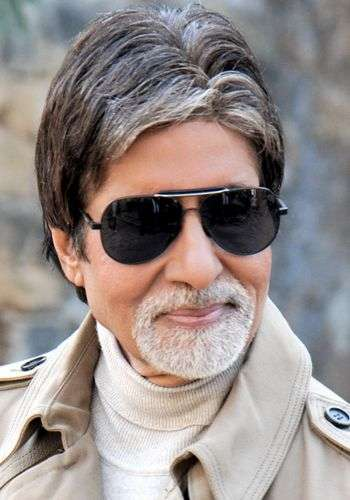
#> input picture server/test_images/amitabh.jpg, 350 x 500 px
$ python util.py
#> lines starting #> are read from the running program, lines starting #| are printed output that depends on the picture
### server/wavelet.py
import numpy as np
import pywt
import cv2

def w2d(img, mode='haar', level=1):
    imArray = img
    #Datatype conversions
    #convert to grayscale
    imArray = cv2.cvtColor( imArray,cv2.COLOR_RGB2GRAY )
    #convert to float
    imArray =  np.float32(imArray)
    imArray /= 255
    # compute coefficients
    coeffs=pywt.wavedec2(imArray, mode, level=level)

    #Process Coefficients
    coeffs_H=list(coeffs)
    coeffs_H[0] *= 0
    # reconstruction
    imArray_H=pywt.waverec2(coeffs_H, mode)
    imArray_H *= 255
    imArray_H =  np.uint8(imArray_H)

    return imArray_H

### server/util.py
import joblib
import json
import numpy as np
import base64
import cv2
from wavelet import w2d

__class_name_to_number = {}
__class_number_to_name = {}

__model = None

def classify_image(image_base64_data, file_path=None):

    imgs = get_cropped_image_if_2_eyes(file_path, image_base64_data)

    result = []
    for img in imgs:
        scalled_raw_img = cv2.resize(img, (32, 32))
        img_har = w2d(img, 'db1', 5)
        scalled_img_har = cv2.resize(img_har, (32, 32))
        combined_img = np.vstack((scalled_raw_img.reshape(32 * 32 * 3, 1), scalled_img_har.reshape(32 * 32, 1)))

        len_image_array = 32 * 32 * 3 + 32 * 32

        final = combined_img.reshape(1,len_image_array).astype(float)
        result.append({
            'class': class_number_to_name(__model.predict(final)[0]),
            'class_probability': np.around(__model.predict_proba(final)*100,2).tolist()[0],

        })
        result.append(__model.predict(final)[0])
    return result

def class_number_to_name(class_num):
    return __class_number_to_name[class_num]

def load_saved_artifacts():

    print("loading saved artifacts...start")
    global __class_name_to_number
    global __class_number_to_name
    with open("./artifacts/class_dictionary.json", "r") as f:

#> (reads server/artifacts/class_dictionary.json from the repository)
        __class_name_to_number = json.load(f)
        __class_number_to_name = {v:k for k,v in __class_name_to_number.items()}

    global __model
    if __model is None:
        with open('./artifacts/saved_model.pkl', 'rb') as f:
#> (reads server/artifacts/saved_model.pkl from the repository)
            __model = joblib.load(f)
    print("loading saved artifacts...done")


def get_cv2_image_from_base64_string(b64str):

    encoded_data = b64str.split(',')[1]
    nparr = np.frombuffer(base64.b64decode(encoded_data), np.uint8)
    img = cv2.imdecode(nparr, cv2.IMREAD_COLOR)
    return img

def get_cropped_image_if_2_eyes(image_path, image_base64_data):
#> called with image_path = './test_images/amitabh.jpg'
    face_cascade = cv2.CascadeClassifier('./opencv/haarcascades/haarcascade_frontalface_default.xml')
    eye_cascade = cv2.CascadeClassifier('./opencv/haarcascades/haarcascade_eye.xml')

    if image_path:
        img = cv2.imread(image_path)
#> img is the input picture: shape (500, 350, 3); mean B, G, R 137.6, 140.2, 150.2
    else:
        img = get_cv2_image_from_base64_string(image_base64_data)

    gray = cv2.cvtColor(img, cv2.COLOR_BGR2GRAY)
    faces = face_cascade.detectMultiScale(gray, 1.3, 5)
#> faces = [[64, 122, 255, 255]]

    cropped_faces = []
    for (x,y,w,h) in faces:
            roi_gray = gray[y:y+h, x:x+w]
            roi_color = img[y:y+h, x:x+w]
            eyes = eye_cascade.detectMultiScale(roi_gray)
            if len(eyes)==2:
                cropped_faces.append(roi_color)
#> this loop made 1 pass
#> after the loop, cropped_faces = []
    return cropped_faces


if __name__ == '__main__':
    load_saved_artifacts()

    print(classify_image(None, "./test_images/amitabh.jpg"))
    print(classify_image(None, "./test_images/sridevi.webp"))
#> call 2 of classify_image, with file_path = './test_images/sridevi.webp'
#> call 2 of get_cropped_image_if_2_eyes, with image_path = './test_images/sridevi.webp'
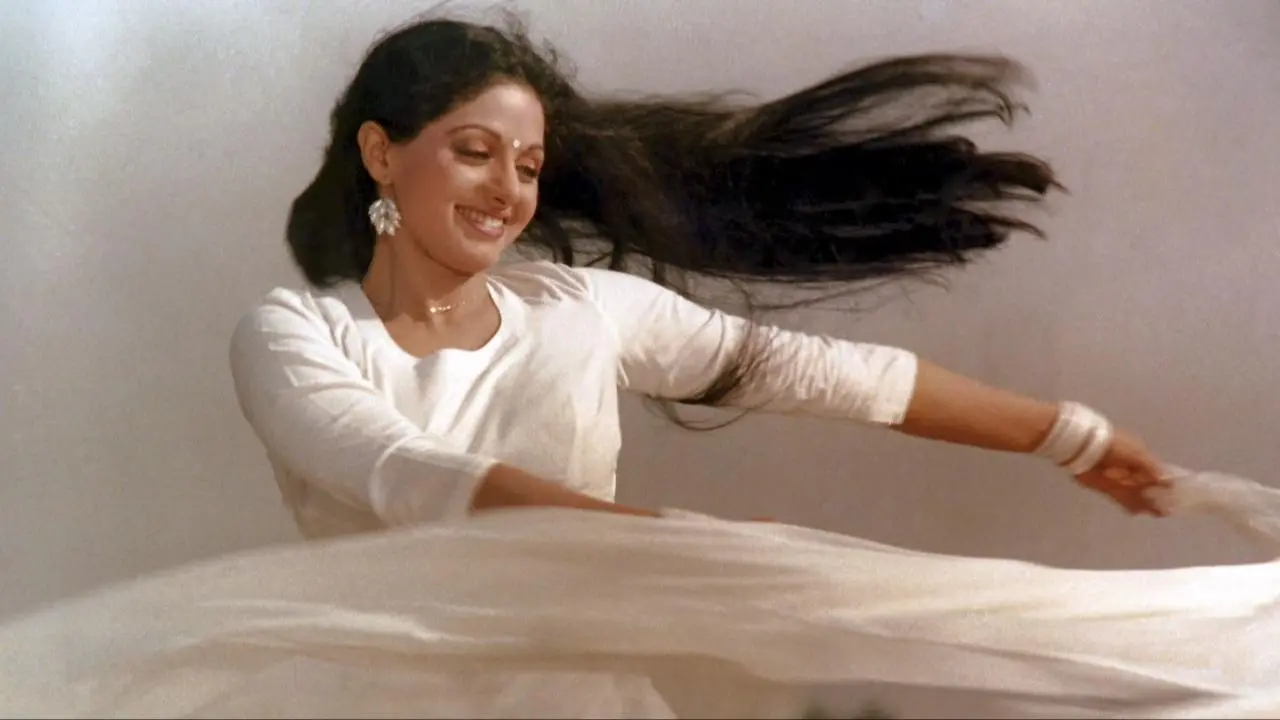
#> input picture server/test_images/sridevi.webp, 1280 x 720 px
#> in get_cropped_image_if_2_eyes, img is the input picture: shape (720, 1280, 3); mean B, G, R 125.5, 136.2, 153.8
#> in get_cropped_image_if_2_eyes (call 2), `faces = face_cascade.detectMultiScale(gray, 1.3, 5)`: faces = [[424, 98, 152, 152]]
#> the loop in get_cropped_image_if_2_eyes (call 2), `for (x,y,w,h) in faces:` made 1 pass
#> (x, y, w, h, eyes) on pass 1: (424, 98, 152, 152, [[38, 97, 50, 50], [19, 23, 54, 54]])
#> after the loop in get_cropped_image_if_2_eyes (call 2), `for (x,y,w,h) in faces:`: cropped_faces = 1 item
#> the loop in classify_image (call 2), `for img in imgs:` made 1 pass
#> len_image_array on pass 1: 4096
#> after the loop in classify_image (call 2), `for img in imgs:`:
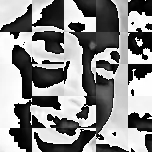
#> img_har: shape (152, 152); min 0, max 255, mean 137.4
#> after the loop in classify_image (call 2), `for img in imgs:`: result = 2 items
    print(classify_image(None, "./test_images/image_43.jpeg"))
#> call 3 of classify_image, with file_path = './test_images/image_43.jpeg'
#> call 3 of get_cropped_image_if_2_eyes, with image_path = './test_images/image_43.jpeg'
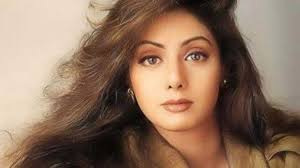
#> input picture server/test_images/image_43.jpeg, 300 x 168 px
#> in get_cropped_image_if_2_eyes, img is the input picture: shape (168, 300, 3); mean B, G, R 95.1, 114.9, 143.1
#> in get_cropped_image_if_2_eyes (call 3), `gray = cv2.cvtColor(img, cv2.COLOR_BGR2GRAY)`:
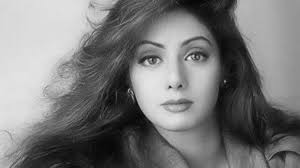
#> gray: shape (168, 300); min 1, max 241, mean 121.1
#> in get_cropped_image_if_2_eyes (call 3), `faces = face_cascade.detectMultiScale(gray, 1.3, 5)`: faces = [[122, 18, 107, 107]]
#> the loop in get_cropped_image_if_2_eyes (call 3), `for (x,y,w,h) in faces:` made 1 pass
#> (x, y, w, h, eyes) on pass 1: (122, 18, 107, 107, [[59, 23, 30, 30], [12, 27, 29, 29]])
#> pass 1, in get_cropped_image_if_2_eyes (call 3), `roi_color = img[y:y+h, x:x+w]`:
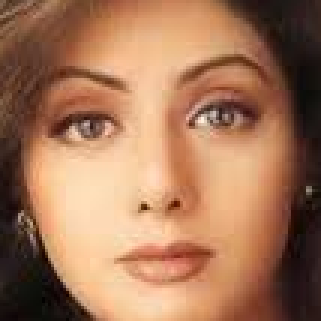
#> roi_color: shape (107, 107, 3) (shown 3 times larger); mean B, G, R 88.4, 117.7, 163.9
#> the loop in classify_image (call 3), `for img in imgs:` made 1 pass
#> pass 1, in w2d (call 2), `imArray = cv2.cvtColor( imArray,cv2.COLOR_RGB2GRAY )`:
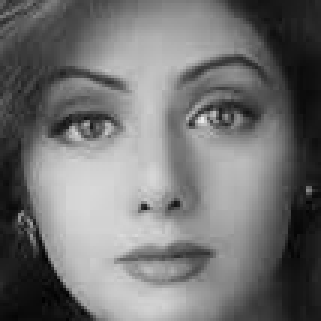
#> imArray: shape (107, 107) (shown 3 times larger); min 1, max 235, mean 114.2
#> after the loop in classify_image (call 3), `for img in imgs:`:
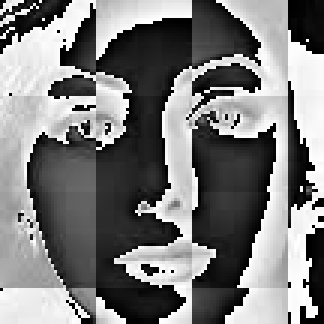
#> img_har: shape (108, 108) (shown 3 times larger); min 0, max 255, mean 124.2
